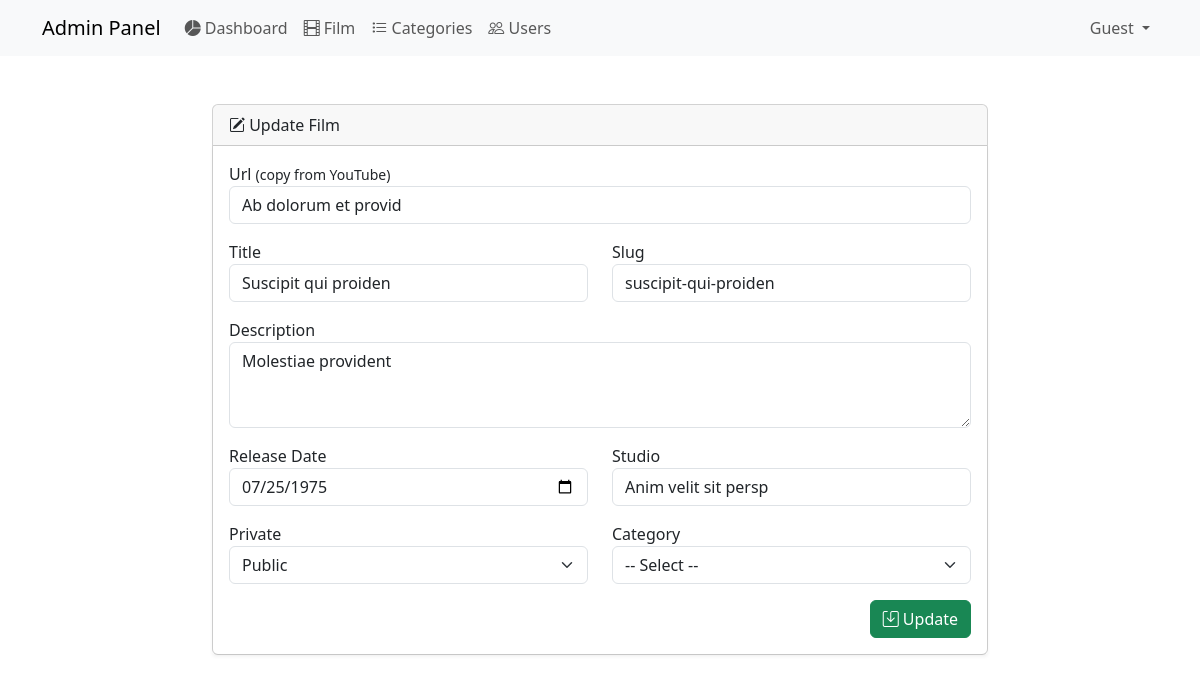
The page /admin/films-update.php?id=14 on the database its author committed.
### tables this page shows
CREATE TABLE `films` (
  `id_film` bigint NOT NULL,
  `category_id` bigint NOT NULL,
  `url` varchar(128) NOT NULL,
  `title` varchar(128) NOT NULL,
  `slug` varchar(128) NOT NULL,
  `description` text NOT NULL,
  `release_date` date NOT NULL,
  `studio` varchar(128) NOT NULL,
  `is_private` tinyint(1) NOT NULL DEFAULT '0',
  `created_at` timestamp NOT NULL DEFAULT CURRENT_TIMESTAMP
);

### admin/config/controller.php (called while the page is built, shortened)
<?php
function query($query)
{
    global $db;
    $result = mysqli_query($db, $query);
    $rows = [];
    while ($row = mysqli_fetch_assoc($result)) {
        $rows[] = $row;
    }
    return $rows;
}

### admin/films-update.php (the view, shortened to what this page needs)
<?php
$title = 'Update Film';
require "layout/header.php";
$id_film = $_GET['id'];
$film = query("SELECT * FROM films WHERE id_film = $id_film")[0];
?>
<main class="py-5">
    <div class="container-fluid">
        <div class="row justify-content-center">
            <div class="col-md-8">
                <div class="card">
                    <div class="card-header">
                        <i class="bi bi-pencil-square"></i>
                        <?= $title; ?>
                    </div>
                    <div class="card-body shadow-sm">
                        <form action="" method="post">
                            <div class="mb-3">
                                <label for="url">Url <small>(copy from YouTube)</small></label>
                                <input type="text" class="form-control" id="url" name="url" value="<?= $film['url']; ?>" required>
                            </div>
                            <div class="row">
                                <div class="mb-3 col-md-6">
                                    <label for="title">Title</label>
                                    <input type="text" class="form-control" id="title" name="title" value="<?= $film['title']; ?>" required>
                                </div>
                                <div class="mb-3 col-md-6">
                                    <label for="slug">Slug</label>
                                    <input type="text" class="form-control" id="slug" name="slug" value="<?= $film['slug']; ?>" readonly>
                                </div>
                            </div>
                            <div class="mb-3">
                                <label for="description">Description</label>
                                <textarea class="form-control" name="description" id="description" rows="3" required><?= $film['description']; ?></textarea>
                            </div>
                            <div class="row">
                                <div class="mb-3 col-md-6">
                                    <label for="release_date">Release Date</label>
                                    <input type="date" class="form-control" id="release_date" name="release_date" value="<?= $film['release_date']; ?>" required>
                                </div>
                                <div class="mb-3 col-md-6">
                                    <label for="studio">Studio</label>
                                    <input type="text" class="form-control" id="studio" name="studio" value="<?= $film['studio']; ?>">
                                </div>
                            </div>
                            <div class="row">
                                <div class="mb-3 col-md-6">
                                    <label for="is_private">Private</label>
                                    <select name="is_private" id="is_private" class="form-select" required>
                                        <option value="0" <?= $film['is_private'] == 0 ? 'selected' : '' ?>>Public</option>
                                    </select>
                                </div>
                                <div class="mb-3 col-md-6">
                                    <label for="category_id">Category</label>
                                    <select name="category_id" id="category_id" class="form-select" required>
                                        <option value="" hidden>-- Select --</option>
                                    </select>
                                </div>
                            </div>
                            <div>
                                <button type="submit" class="btn btn-success float-end" name="submit">
                                    <i class="bi bi-save"> </i>Update</button>
                            </div>
                        </form>
                    </div>
                </div>
            </div>
        </div>
    </div>
</main>
<?php
require "layout/footer.php";
?>

### rows shown on the page
films: url "Ab dolorum et provid", title "Suscipit qui proiden", slug "suscipit-qui-proiden", description "Molestiae provident", release_date "07/25/1975", studio "Anim velit sit persp", is_private "Public"

### other values the page prints
$userEmail "Guest"
$title "Update Film"
